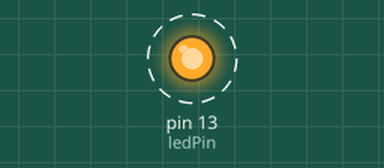
This program was run on a simulated Arduino Uno, built with avr-gcc and run on an emulated ATmega328P. Parts: output pins drawn as LEDs (lit = HIGH). Dashed ring = blinking. What the program prints to the serial monitor is not drawn.

Above: at 0.4 s.
Timing chart, 0 to 4.6 s (numbered marks = the images above):
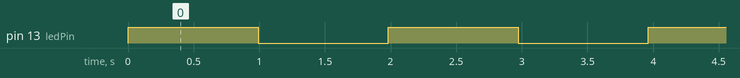

Measured:
- by itself, pin 13 (ledPin): alternates HIGH for 0.99 s and LOW for 0.99 s

The program:

main.cpp
```cpp
#include <Arduino.h>
#include <Arduino_FreeRTOS.h>
#include <task.h>
#include <semphr.h>

// Definir el pin del LED
const int ledPin = 13;

// Prototipos de las tareas
void TaskEncender(void *pvParameters);
void TaskApagar(void *pvParameters);

// Declaración de los punteros de las tareas
TaskHandle_t xHandleEncender = NULL;
TaskHandle_t xHandleApagar = NULL;


void setup() {
  Serial.begin(115200);
  Serial.println("Todo OK");
  // Inicializar el pin del LED
  pinMode(ledPin, OUTPUT);
  // Crear las tareas
  xTaskCreate(TaskEncender, "Encender LED", 100, NULL, 1, &xHandleEncender);
  xTaskCreate(TaskApagar, "Apagar LED", 100, NULL, 1, &xHandleApagar);

  vTaskSuspend(xHandleApagar);
  // Iniciar el planificador de FreeRTOS
  vTaskStartScheduler();
}

void loop() {
  // No se usa en FreeRTOS
}

// Tarea para encender el LED
void TaskEncender(void *pvParameters) {
    Serial.println("Iniciando encender");
  for (;;) {
    // Encender el LED
    digitalWrite(ledPin, HIGH);
    Serial.println("LED encendido");

    // Mantener el LED encendido durante 1 segundo
    vTaskDelay(pdMS_TO_TICKS(1000));

    // Suspender esta tarea (Encender) y reanudar la tarea de Apagar
    vTaskResume(xHandleApagar); // Reanudar la tarea de Apagar
    vTaskSuspend(NULL);         // Suspender la tarea actual (Encender)
  }
}

// Tarea para apagar el LED
void TaskApagar(void *pvParameters) {
    Serial.println("Iniciando apagar");
  for (;;) {

    // Apagar el LED
    digitalWrite(ledPin, LOW);
    Serial.println("LED apagado");

    // Mantener el LED apagado durante 1 segundo
    vTaskDelay(pdMS_TO_TICKS(1000));

    // Suspender esta tarea (Apagar) y reanudar la tarea de Encender
    vTaskResume(xHandleEncender);// Reanudar la tarea de Encender
    vTaskSuspend(NULL);          // Suspender la tarea actual (Apagar)
  }
}
```
